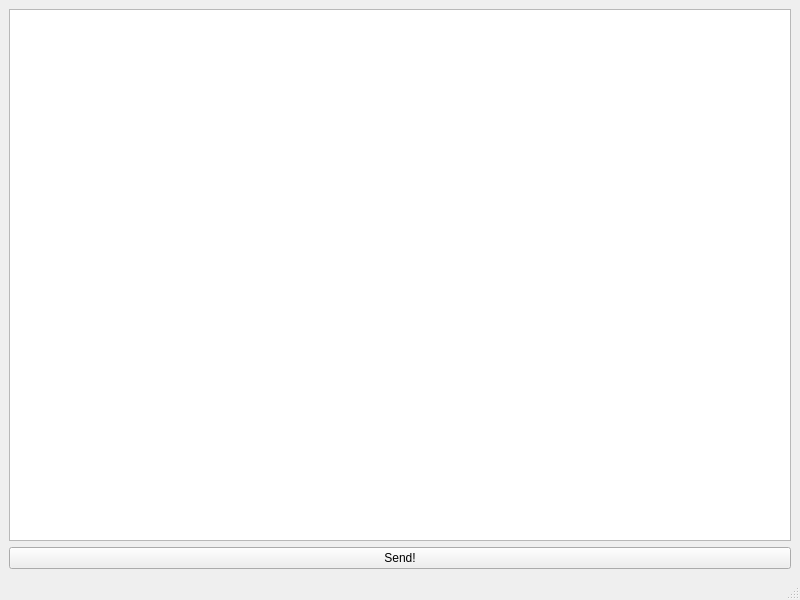
<?xml version="1.0" encoding="UTF-8"?>
<ui version="4.0">
 <class>MainWindow</class>
 <widget class="QMainWindow" name="MainWindow">
  <property name="geometry">
   <rect>
    <x>0</x>
    <y>0</y>
    <width>800</width>
    <height>600</height>
   </rect>
  </property>
  <property name="windowTitle">
   <string>MainWindow</string>
  </property>
  <widget class="QWidget" name="centralwidget">
   <layout class="QVBoxLayout" name="verticalLayout">
    <item>
     <widget class="QTextEdit" name="text_message"/>
    </item>
    <item>
     <widget class="QPushButton" name="send_button">
      <property name="text">
       <string>Send!</string>
      </property>
     </widget>
    </item>
   </layout>
  </widget>
  <widget class="QMenuBar" name="menubar">
   <property name="geometry">
    <rect>
     <x>0</x>
     <y>0</y>
     <width>800</width>
     <height>33</height>
    </rect>
   </property>
  </widget>
  <widget class="QStatusBar" name="statusbar"/>
 </widget>
 <resources/>
 <connections/>
</ui>
